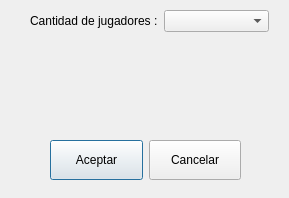
<?xml version="1.0" encoding="UTF-8"?>
<ui version="4.0">
 <class>CreateGameWindow</class>
 <widget class="QDialog" name="CreateGameWindow">
  <property name="geometry">
   <rect>
    <x>0</x>
    <y>0</y>
    <width>289</width>
    <height>198</height>
   </rect>
  </property>
  <property name="windowTitle">
   <string>Dialog</string>
  </property>
  <widget class="QWidget" name="horizontalLayoutWidget">
   <property name="geometry">
    <rect>
     <x>50</x>
     <y>130</y>
     <width>191</width>
     <height>61</height>
    </rect>
   </property>
   <layout class="QHBoxLayout" name="horizontalLayout">
    <item>
     <widget class="QPushButton" name="acceptCreationButton">
      <property name="minimumSize">
       <size>
        <width>20</width>
        <height>40</height>
       </size>
      </property>
      <property name="text">
       <string>Aceptar</string>
      </property>
     </widget>
    </item>
    <item>
     <widget class="QPushButton" name="cancelCreationButton">
      <property name="minimumSize">
       <size>
        <width>20</width>
        <height>40</height>
       </size>
      </property>
      <property name="text">
       <string>Cancelar</string>
      </property>
     </widget>
    </item>
   </layout>
  </widget>
  <widget class="QWidget" name="formLayoutWidget">
   <property name="geometry">
    <rect>
     <x>30</x>
     <y>10</y>
     <width>239</width>
     <height>51</height>
    </rect>
   </property>
   <layout class="QFormLayout" name="formLayout">
    <item row="0" column="0">
     <widget class="QLabel" name="label">
      <property name="text">
       <string>Cantidad de jugadores :</string>
      </property>
     </widget>
    </item>
    <item row="0" column="1">
     <widget class="QComboBox" name="amountOfPlayersComboBox">
      <property name="currentText">
       <string/>
      </property>
      <property name="currentIndex">
       <number>-1</number>
      </property>
      <property name="maxVisibleItems">
       <number>3</number>
      </property>
     </widget>
    </item>
   </layout>
  </widget>
  <widget class="QLabel" name="label_2">
   <property name="geometry">
    <rect>
     <x>30</x>
     <y>70</y>
     <width>241</width>
     <height>51</height>
    </rect>
   </property>
   <property name="text">
    <string/>
   </property>
  </widget>
 </widget>
 <resources/>
 <connections/>
</ui>
